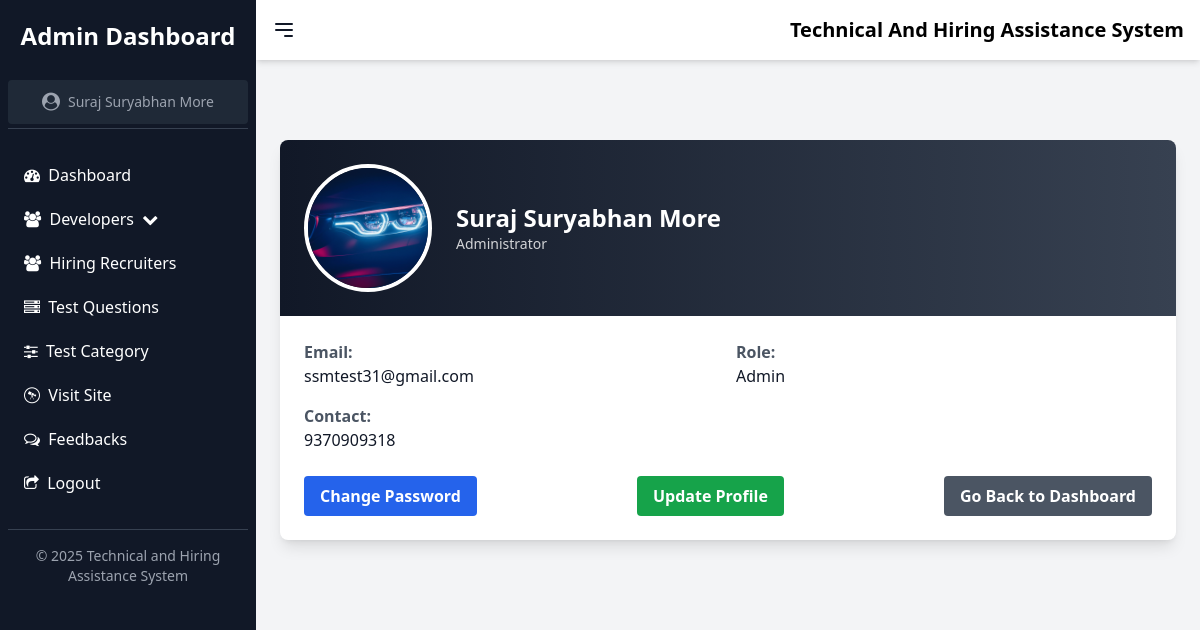
Screenshot of /admin_profile (signed in) with the database file from the repository.
### myapp/models.py (models this page shows)
class Admin(models.Model):
    Name = models.CharField(max_length=100)
    Email = models.CharField(max_length=100)
    Password = models.CharField(max_length=100)
    Role = models.CharField(max_length=100)
    Contact = models.IntegerField()

### myapp/views.py (the view)
# urls.py: path('admin_profile',views.admin_profile),
def admin_profile(request):
    if request.session.get('username2') is not None:
        email = request.session.get('username2')
        data = Admin.objects.all().filter(Email=email)
        admin = Admin.objects.values_list('Name', flat=True).first()
        return render(request,"Admin/admin_profile.html",{'admin':admin,'data':data})

### templates/Admin/admin_profile.html (shortened to what this page needs)
{% load static %}
<html lang="en">
<head>
    <script src="https://cdn.tailwindcss.com"></script>
      <link rel="stylesheet" href="https://cdnjs.cloudflare.com/ajax/libs/font-awesome/4.7.0/css/font-awesome.min.css">
</head>
<body class="bg-gray-100 overflow-auto h-screen">
   {% include 'Admin/navbar.html' %}
     <div class="flex-1 flex flex-col ml-0 md:ml-64 transition-all duration-200 ease-in-out" id="main-content">
         <div class="container mx-auto mt-10 px-6">
            <div class="max-w-4xl mx-auto bg-white shadow-lg rounded-lg overflow-hidden mt-10">
                <div class="flex items-center p-6 bg-gradient-to-r from-gray-900 to-gray-700 text-white">
                    <div class="w-32 h-32 rounded-full border-4 border-white overflow-hidden">
                        <img src="{% static 'images/bmw.jfif' %}" alt="Admin Profile" class="w-full h-full object-cover">
                    </div>
                    {% for i in data %}
                    <div class="ml-6">
                        <h2 class="text-2xl font-bold">{{ i.Name }}</h2>
                        <p class="text-sm opacity-80">Administrator</p>
                    </div>
                </div>
                <div class="p-6">
                    <div class="grid grid-cols-2 gap-4">
                        <div>
                            <p class="text-gray-600 font-semibold">Email:</p>
                            <p class="text-gray-900">{{ i.Email }}</p>
                        </div>
                        <div>
                            <p class="text-gray-600 font-semibold">Role:</p>
                            <p class="text-gray-900">{{ i.Role }}</p>
                        </div>
                        <div>
                            <p class="text-gray-600 font-semibold">Contact:</p>
                            <p class="text-gray-900">{{ i.Contact }}</p>
                        </div>
                        {% endfor %}
                    </div>
                    <div class="mt-6 flex justify-between">
                        <a href="change_pass"><button class="bg-blue-600 hover:bg-blue-700 text-white font-semibold py-2 px-4 rounded">Change Password</button></a>
                        <a href="update_profile"><button class="bg-green-600 hover:bg-green-700 text-white font-semibold py-2 px-4 rounded">Update Profile</button></a>
                        <a href="Admin1"><button class="bg-gray-600 hover:bg-gray-700 text-white font-semibold py-2 px-4 rounded">Go Back to Dashboard</button></a>
                    </div>
                </div>
            </div>
        </div>
     </div>
</body>
</html>

### templates/Admin/navbar.html (shortened to what this page needs)
    <div id="sidebar" class="bg-gray-900 text-white w-64 space-y-6 py-5 px-2 h-screen fixed left-0 top-0 transform -translate-x-full md:translate-x-0 transition duration-200 ease-in-out z-50 overflow-y-auto">
        <h1 class="text-2xl font-semibold text-center">Admin Dashboard</h1>
      <header class="text-center text-gray-400 text-sm py-1 border-b border-gray-700">
        <div class="flex items-center justify-center bg-gray-800 rounded">
            <a href="admin_profile"><button id="profile-btn" class="flex justify-center items-center space-x-2 w-full hover:bg-gray-700 p-2 rounded transition">
             <i class="fa fa-user-circle text-lg"></i>
            <span>{{ admin }}</span>
            </button></a>
        </div>
      </header>
        <nav>
            <a href="Admin1" class="block py-2.5 px-4 rounded transition duration-200 hover:bg-gray-700 menu-item"><i class="fa fa-dashboard"></i>&nbsp Dashboard</a>
             <div class="relative">
                <button id="user-dropdown-btn" class="block w-full text-left py-2.5 px-4 rounded transition duration-200 hover:bg-gray-700 menu-item1"><i class="fa fa-users"></i>&nbsp Developers &nbsp<i class="fa fa-chevron-down"></i></button>
            </div>
            <a href="hr" class="block py-2.5 px-4 rounded transition duration-200 hover:bg-gray-700 menu-item"><i class="fa fa-users"></i>&nbsp Hiring Recruiters</a>
            <a href="test" class="block py-2.5 px-4 rounded transition duration-200 hover:bg-gray-700 menu-item"><i class="fa fa-server"></i>&nbsp Test Questions</a>
            <a href="test_cate" class="block py-2.5 px-4 rounded transition duration-200 hover:bg-gray-700 menu-item"><i class="fa fa-sliders"></i>&nbsp Test Category</a>
            <a href="/" class="block py-2.5 px-4 rounded transition duration-200 hover:bg-gray-700 menu-item"><i class="fa fa-wpexplorer"></i>&nbsp Visit Site</a>
            <a href="feedback" class="block py-2.5 px-4 rounded transition duration-200 hover:bg-gray-700 menu-item"><i class="fa fa-comments-o"></i>&nbsp Feedbacks</a>
            <a href="admin_logout" class="block py-2.5 px-4 rounded transition duration-200 hover:bg-gray-700 menu-item"><i class="fa fa-share-square-o"></i>&nbsp Logout</a>
        </nav>
        <footer class="text-center text-gray-400 text-sm py-4 border-t border-gray-700">
            &copy; 2025 Technical and Hiring Assistance System
        </footer>
    </div>
    <div class="flex-1 flex flex-col ml-0 md:ml-64 transition-all duration-200 ease-in-out sticky top-0 z-40" id="main-content">
        <header class="bg-white shadow-md p-4 flex justify-between items-center sticky top-0 z-40">
            <button id="menu-btn" class="text-gray-900 focus:outline-none">
                <svg class="w-6 h-6" fill="none" stroke="currentColor" viewBox="0 0 24 24" xmlns="http://www.w3.org/2000/svg">
                    <path stroke-linecap="round" stroke-linejoin="round" stroke-width="2" d="M4 6h16M4 12h16m-7 6h7"></path>
                </svg>
            </button>
            <h2 class="text-xl font-semibold">Technical And Hiring Assistance System</h2>
        </header>
    </div>

### rows the page displays
Admin: Name "Suraj Suryabhan More", Email "ssmtest31@gmail.com", Role "Admin", Contact "9370909318"
